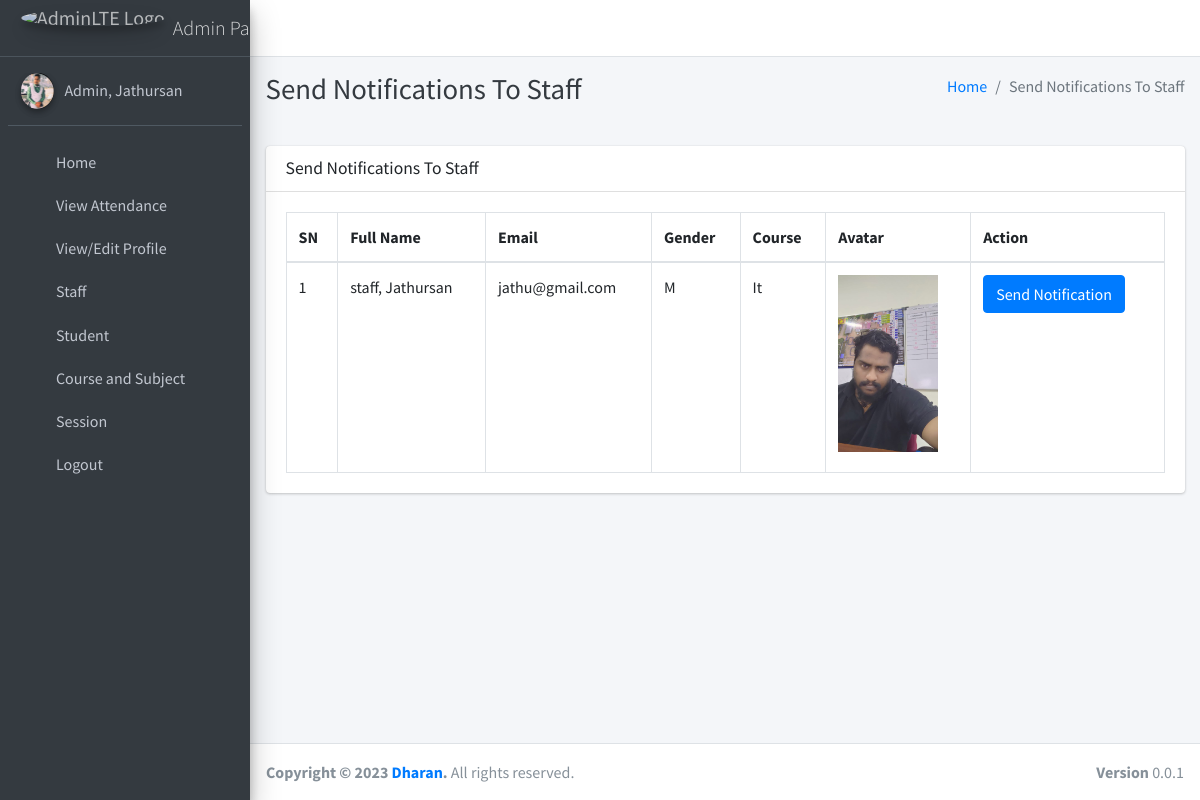
The page /admin_notify_staff (signed in) on the database its author committed.
### main_app/models.py (models this page shows, shortened)
class CustomUser(AbstractUser):
    USER_TYPE = ((1, "HOD"), (2, "Staff"), (3, "Student"))
    GENDER = [("M", "Male"), ("F", "Female")]
    username = None  # Removed username, using email instead
    email = models.EmailField(unique=True)
    user_type = models.CharField(default=1, choices=USER_TYPE, max_length=1)
    gender = models.CharField(max_length=1, choices=GENDER)
    profile_pic = models.ImageField()
    address = models.TextField()
    fcm_token = models.TextField(default="")  # For firebase notifications
    created_at = models.DateTimeField(auto_now_add=True)
    updated_at = models.DateTimeField(auto_now=True)
    USERNAME_FIELD = "email"
    REQUIRED_FIELDS = []
    objects = CustomUserManager()
    def __str__(self):
        return self.last_name + ", " + self.first_name

class Staff(models.Model):
    course = models.ForeignKey(Course, on_delete=models.DO_NOTHING, null=True, blank=False)
    admin = models.OneToOneField(CustomUser, on_delete=models.CASCADE)

class Course(models.Model):
    name = models.CharField(max_length=120)
    created_at = models.DateTimeField(auto_now_add=True)
    updated_at = models.DateTimeField(auto_now=True)

### main_app/hod_views.py (the view)
# urls.py: path("admin_notify_staff", hod_views.admin_notify_staff,
def admin_notify_staff(request):
    staff = CustomUser.objects.filter(user_type=2)
    context = {
        'page_title': "Send Notifications To Staff",
        'allStaff': staff
    }
    return render(request, "hod_template/staff_notification.html", context)

### main_app/templates/hod_template/staff_notification.html (shortened to what this page needs)
{% extends 'main_app/base.html' %}
{% load static %}
{% block page_title %}{{page_title}}{% endblock page_title %}
{% block content %}
<section class="content">
    <div class="container-fluid">
        <div class="row">
            <div class="col-md-12">
                <div class="card">
                    <div class="card-header">
                        <h3 class="card-title">{{page_title}}</h3>
                    </div>
                    <div class="card-body">
                        <table id="example2" class="table table-bordered table-hover">
                            <thead>
                                <tr>
                                    <th>SN</th>
                                    <th>Full Name</th>
                                    <th>Email</th>
                                    <th>Gender</th>
                                    <th>Course</th>
                                    <th>Avatar</th>
                                    <th>Action</th>
                                </tr>
                            </thead>
                            <tbody>
                                {% for staff in allStaff %}
                                <tr>
                                    <td>{{ forloop.counter }}</td>
                                    <td>{{staff.last_name}}, {{staff.first_name}}</td>
                                    <td>{{staff.email}}</td>
                                    <td>{{staff.gender}}</td>
                                    <td>{{staff.staff.course.name}}</td>
                                    <td>
                                        {% if staff.profile_pic == ""  %}
                                        No Image
                                        {% else %}
                                        <img class="img img-fluid mb-2" height="100" width="100"
                                            src="{{staff.profile_pic}}" alt="">
                                        {% endif %}
                                    </td>
                                    <td><button data-toggle = "modal" data-target = "#myModal"class="btn btn-primary show_notification" value="{{staff.id}}">Send Notification</button>
                                    </td>
                                </tr>
                                {% endfor %}
                            </tbody>
                        </table>
                    </div>
                </div>
            </div>
        </div>
    </div>
</section>
{% endblock content %}

### main_app/templates/main_app/sidebar_template.html (shortened to what this page needs)
{% load static %}
<aside class="main-sidebar sidebar-dark-primary elevation-4">
{% if request.user.user_type == '1' %}
    <a href="{% url 'admin_home' %}" class="brand-link">
        <img src="{% static 'dist/img/AdminLTELogo.png' %} " alt="AdminLTE Logo"
            class="brand-image img-circle elevation-3" style="opacity: .8">
        <span class="brand-text font-weight-light">Admin Panel</span>
    </a>
    <div class="sidebar">
        <div class="user-panel mt-3 pb-3 mb-3 d-flex">
            <div class="image">
                <img src="{{ request.user.profile_pic}}" class="img-circle elevation-2" alt="User Image">
            </div>
            <div class="info">
                <a href="#" class="d-block">{{user}}</a>
            </div>
        </div>
        <nav class="mt-2">
            <ul class="nav nav-pills nav-sidebar flex-column" data-widget="treeview" role="menu" data-accordion="false">
                <li class="nav-item">
                    {% url 'admin_home' as admin_home %}
                    <a href="{{admin_home}}" class="nav-link {% if admin_home == request.path %} active {% endif %}">
                        <i class="nav-icon fas fa-th"></i>
                        <p>
                            Home
                        </p>
                    </a>
                </li>
                <li class="nav-item">
                    {% url 'admin_view_attendance' as admin_view_attendance %}
                <li class="nav-item">
                    <a href="{{admin_view_attendance}}"
                        class="nav-link  {% if admin_view_attendance == request.path %} active {% endif %}">
                        <i class="nav-icon fas fa-th"></i>
                        <p>
                            View Attendance
                        </p>
                    </a>
                </li>
                <li class="nav-item">
                    {% url 'admin_view_profile' as admin_view_profile %}
                    <a href="{{admin_view_profile}}"
                        class="nav-link {% if admin_view_profile == request.path %} active {% endif %}">
                        <i class="nav-icon fas fa-th"></i>
                        <p>
                            View/Edit Profile
                        </p>
                    </a>
                </li>
                <li class="nav-item has-treeview">
                    <a href="#" class="nav-link">
                        <i class="nav-icon fas fa-th"></i>
                        <p>
                            Staff
                            <i class="right fas fa-angle-right"></i>
                        </p>
                    </a>
                </li>
                <li class="nav-item has-treeview">
                    <a href="#" class="nav-link">
                        <i class="nav-icon fas fa-th"></i>
                        <p>
                            Student
                            <i class="right fas fa-angle-right"></i>
                        </p>
                    </a>
                </li>
                <li class="nav-item has-treeview">
                    <a href="#" class="nav-link">
                        <i class="nav-icon fas fa-th"></i>
                        <p>
                            Course and Subject
                            <i class="right fas fa-angle-right"></i>
                        </p>
                    </a>
                </li>
                <li class="nav-item has-treeview">
                    <a href="#" class="nav-link">
                        <i class="nav-icon fas fa-th"></i>
                        <p>
                            Session
                            <i class="right fas fa-angle-right"></i>
                        </p>
                    </a>
                </li>
{% endif %}
<li class="nav-item">
    <a href="{% url 'user_logout' %}" onclick="return confirm('Your session would be terminated.\n\nProceed?')" class="nav-link">
        <i class="nav-icon fas fa-th"></i>
        <p>
            Logout
        </p>
    </a>
</li>
</ul>
</nav>
</div>
</aside>

### rows shown on the page
CustomUser: user.profile_pic (picture), last_name+first_name "Admin, Jathursan"
CustomUser: last_name "staff", first_name "Jathursan", email "jathu@gmail.com", gender "M", staff.course.name "It", profile_pic (picture)

### other values the page prints
{{ page_title }} "Send Notifications To Staff"
